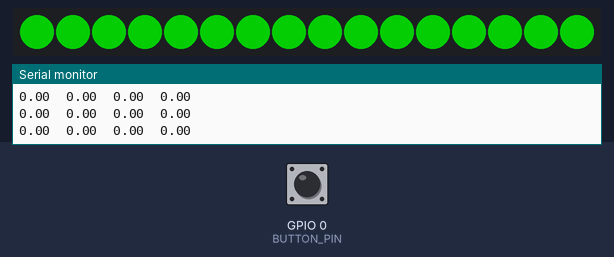
A sketch run on a simulated ESP32-S3. Shown: 16 RGB LEDs in strip order, left to right, the last lines printed to the serial monitor. The inputs (shaded band) are chosen by the test bench; at power-on: GPIO 0 (BUTTON_PIN) HIGH. Dim RGB values are drawn brighter than linear; random numbers use the default seed unless the sketch sets one.

Above: at 1.8 s.
1.9 s: GPIO 0 (BUTTON_PIN) pulled LOW for 1 s
At 3.8 s:
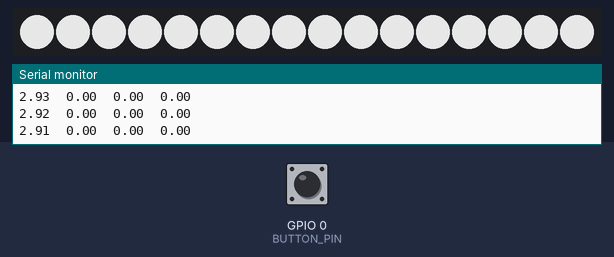
4.4 s: GPIO 0 (BUTTON_PIN) pulled LOW for 3.2 s
At 4.61 s:
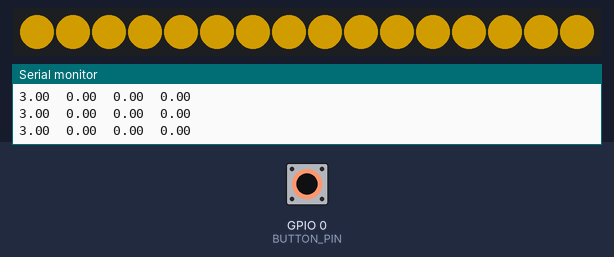
At 34.4 s:
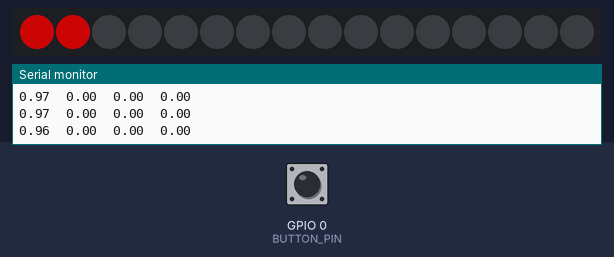
Timing chart, 0 to 35.9 s (numbered marks = the images above; inputs shaded):
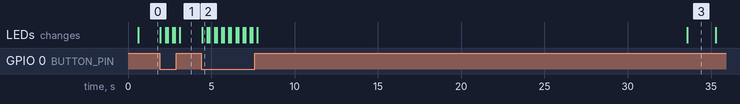

The sketch:

homeostat_equation_node.ino
```cpp
/*
 * PROJECT: Distributed Homeostat -- Room Installation
 * DEVICE:  Equation Node (one per corner, x[DEVICE_ID - 1])
 *
 * One unit of Ashby's homeostat. Owns one state variable x[i] and one
 * row of the coupling matrix k[i][*]. Receives peer x values via ESP-NOW,
 * computes dx/dt, updates x[i], broadcasts back into the room.
 *
 * When |x[i]| exceeds BOUND, this node's S2 fires: randomises its k row
 * and lets the system recover through its new dynamics -- no reset to zero.
 * The system heals by changing the relations among its parts, not by
 * erasing the disturbance. (Ashby / T. Zafiropulos)
 *
 * THREE VISIBLE EVENTS:
 *   Yellow flash  = perturbation received
 *   Red/Blue      = system stress (x moving away from zero)
 *   White flash   = S2 reorganisation event
 *
 * CONFIGURATION:
 *   *** ONLY CHANGE DEVICE_ID BETWEEN FLASHES ***
 *
 * WIRING:
 *   GPIO 4  -> WS2812 LED strip data
 *   GPIO 0  -> Boot button (perturbation input)
 */

#include <esp_now.h>
#include <WiFi.h>
#include <FastLED.h>

// ---- Identity -- CHANGE PER DEVICE ----------------------------------------

const int DEVICE_ID = 1;  // *** CHANGE THIS: 1, 2, 3, or 4 ***

// ---- Config ----------------------------------------------------------------

const int   NUM_NODES             = 4;
const int   NODE_INDEX            = DEVICE_ID - 1;  // DO NOT CHANGE

const int   LED_PIN               = 4;   // DO NOT CHANGE
const int   NUM_LEDS              = 16;  // DO NOT CHANGE
const int   BUTTON_PIN            = 0;   // DO NOT CHANGE

const float BOUND                 = 1.0f;
const float DT                    = 0.06f;
const float K_MAX                 = 0.5f;
const float DIAGONAL_DAMPING      = 0.08f;  // max self-damping; actual is randomised per reconfig
const float PERTURB_MIN           = 5.0f;
const float PERTURB_MAX           = 10.0f;
const float DISPLAY_SCALE         = 1.0f;

const unsigned long BUTTON_DEBOUNCE_MS       = 400;
const unsigned long MIN_RECONFIG_INTERVAL_MS = 200;
const unsigned long PERTURB_FLASH_MS         = 250;
const unsigned long RECONFIG_FLASH_MS        = 300;
const unsigned long BOOT_DELAY_MS            = 600;

// Broadcast address
uint8_t broadcastAddress[] = { 0xFF, 0xFF, 0xFF, 0xFF, 0xFF, 0xFF };

// ---- Message types ---------------------------------------------------------

typedef struct __attribute__((packed)) {
  uint8_t  msg_type;    // 2 = state update
  uint8_t  source_id;   // 1-4
  float    x_value;
} StateMessage;

typedef struct __attribute__((packed)) {
  uint8_t  msg_type;    // 1 = perturbation
  uint8_t  source_id;   // 0 = sensor node
  float    strength;
} KnockMessage;

// ---- Simulation state ------------------------------------------------------

float x[NUM_NODES]            = {0};
float k[NUM_NODES]            = {0};
float x_own                   = 0.0f;

unsigned long lastReconfig     = 0;
unsigned long lastButtonPress  = 0;
unsigned long perturbFlashUntil = 0;
unsigned long reconfigFlashUntil = 0;

bool inPerturbFlash  = false;
bool inReconfigFlash = false;

// ---- LED -------------------------------------------------------------------

CRGB leds[NUM_LEDS];

// ---- ESP-NOW callbacks -----------------------------------------------------

void onReceive(const esp_now_recv_info *info, const uint8_t *data, int len) {
  if (len < 1) return;
  uint8_t msg_type = data[0];

  if (msg_type == 1 && len == sizeof(KnockMessage)) {
    if (NODE_INDEX == 0) {
      KnockMessage *msg = (KnockMessage *)data;
      x_own += msg->strength;
      x[NODE_INDEX] = x_own;
      triggerPerturbFlash();
      Serial.print("[node] Perturbation received: ");
      Serial.println(msg->strength);
    }
  } else if (msg_type == 2 && len == sizeof(StateMessage)) {
    StateMessage *msg = (StateMessage *)data;
    int idx = msg->source_id - 1;
    if (idx >= 0 && idx < NUM_NODES && idx != NODE_INDEX) {
      x[idx] = msg->x_value;
    }
  }
}

void onSent(const wifi_tx_info_t *info, esp_now_send_status_t status) {
  // silent
}

// ---- S2: uniselector -------------------------------------------------------

// Randomises k row with variable diagonal damping -- each organisation
// genuinely different. System recovers through new dynamics, not reset.
void fireUniselector() {
  unsigned long now = millis();
  if (now - lastReconfig < MIN_RECONFIG_INTERVAL_MS) return;

  Serial.println("[S2] Reorganising");

  for (int j = 0; j < NUM_NODES; j++) {
    k[j] = randomFloat(-K_MAX, K_MAX);
  }
  // Diagonal: randomised within damping range -- no two organisations identical
  k[NODE_INDEX] = randomFloat(-DIAGONAL_DAMPING, -DIAGONAL_DAMPING * 0.1f);

  // NO x_own reset -- system recovers through its new dynamics
  lastReconfig = now;
  triggerReconfigFlash();

  Serial.print("[S2] New k: ");
  for (int j = 0; j < NUM_NODES; j++) {
    Serial.print(k[j]); Serial.print(" ");
  }
  Serial.println();
}

// ---- Button ----------------------------------------------------------------

void checkButton() {
  if (digitalRead(BUTTON_PIN) == LOW) {
    unsigned long now = millis();
    if (now - lastButtonPress > BUTTON_DEBOUNCE_MS) {
      float strength = randomFloat(PERTURB_MIN, PERTURB_MAX);
      x_own += strength;
      x[NODE_INDEX] = x_own;
      triggerPerturbFlash();
      broadcastState();  // immediate broadcast before S2 can fire
      lastButtonPress = now;
      Serial.print("[node] Perturbation: ");
      Serial.println(strength);
    }
  }
}

// ---- Integration -----------------------------------------------------------

void stepSimulation() {
  float dx = 0.0f;
  for (int j = 0; j < NUM_NODES; j++) {
    dx += k[j] * x[j];
  }
  x_own += dx * DT;
  // Clamp to prevent runaway divergence
  x_own = constrain(x_own, -BOUND * 3.0f, BOUND * 3.0f);
  x[NODE_INDEX] = x_own;

  if (abs(x_own) > BOUND) fireUniselector();
}

// ---- Broadcast -------------------------------------------------------------

void broadcastState() {
  StateMessage msg;
  msg.msg_type  = 2;
  msg.source_id = DEVICE_ID;
  msg.x_value   = x_own;
  esp_now_send(broadcastAddress, (uint8_t *)&msg, sizeof(msg));
}

// ---- LED -------------------------------------------------------------------

void triggerPerturbFlash() {
  perturbFlashUntil = millis() + PERTURB_FLASH_MS;
  inPerturbFlash = true;
}

void triggerReconfigFlash() {
  reconfigFlashUntil = millis() + RECONFIG_FLASH_MS;
  inReconfigFlash = true;
}

void renderState() {
  unsigned long now = millis();

  // Perturbation: yellow
  if (inPerturbFlash && now < perturbFlashUntil) {
    fill_solid(leds, NUM_LEDS, CHSV(48, 255, 255));
    FastLED.show();
    return;
  }
  inPerturbFlash = false;

  // Reorganisation: white
  if (inReconfigFlash && now < reconfigFlashUntil) {
    fill_solid(leds, NUM_LEDS, CRGB::White);
    FastLED.show();
    return;
  }
  inReconfigFlash = false;

  // Normal: green fading to red/blue
  float magnitude = constrain(fabsf(x_own) * DISPLAY_SCALE, 0.0f, 1.0f);
  int litCount = NUM_LEDS - (int)(magnitude * (NUM_LEDS - 1));
  litCount = constrain(litCount, 1, NUM_LEDS);

  // Dead zone: green if near zero
  uint8_t hue = (x_own > 0.08f)  ? 0   // red: positive
              : (x_own < -0.08f) ? 160  // blue: negative
              : 96;                      // green: near zero

  for (int i = 0; i < NUM_LEDS; i++) {
    if (i < litCount) {
      leds[i] = CHSV(hue, 220, 200);
    } else {
      leds[i] = CRGB::Black;
    }
  }
  FastLED.show();
}

// ---- Plotter ---------------------------------------------------------------

void printPlotter() {
  for (int i = 0; i < NUM_NODES; i++) {
    Serial.print(x[i]);
    if (i < NUM_NODES - 1) Serial.print("\t");
  }
  Serial.println();
}

// ---- Helpers ---------------------------------------------------------------

float randomFloat(float low, float high) {
  return low + (high - low) * ((float)random(0, 10001) / 10000.0f);
}

// ---- Setup -----------------------------------------------------------------

void initK() {
  for (int j = 0; j < NUM_NODES; j++) {
    k[j] = randomFloat(-K_MAX, K_MAX);
  }
  k[NODE_INDEX] = randomFloat(-DIAGONAL_DAMPING, -DIAGONAL_DAMPING * 0.1f);
}

void setup() {
  delay(BOOT_DELAY_MS * DEVICE_ID);

  Serial.begin(115200);
  Serial.print("[node] Homeostat node ");
  Serial.print(DEVICE_ID);
  Serial.println(" booting...");

  randomSeed(esp_random());
  pinMode(BUTTON_PIN, INPUT_PULLUP);

  FastLED.addLeds<WS2812, LED_PIN, GRB>(leds, NUM_LEDS);
  FastLED.setBrightness(180);
  fill_solid(leds, NUM_LEDS, CRGB::Black);
  FastLED.show();

  WiFi.mode(WIFI_STA);
  WiFi.disconnect();

  Serial.print("MAC: ");
  Serial.println(WiFi.macAddress());

  if (esp_now_init() != ESP_OK) {
    Serial.println("[node] ESP-NOW init failed. Halting.");
    while (true) delay(1000);
  }

  esp_now_register_recv_cb(onReceive);
  esp_now_register_send_cb(onSent);

  esp_now_peer_info_t peerInfo = {};
  memcpy(peerInfo.peer_addr, broadcastAddress, 6);
  peerInfo.channel = 0;
  peerInfo.encrypt = false;
  esp_now_add_peer(&peerInfo);

  initK();

  Serial.print("[node] x[");
  Serial.print(NODE_INDEX);
  Serial.println("] ready. Listening to the room.");
}

// ---- Loop ------------------------------------------------------------------

void loop() {
  checkButton();
  stepSimulation();
  broadcastState();
  renderState();
  printPlotter();
  delay(60);
}

/*
 * FLASH INSTRUCTIONS:
 *   Board:    ESP32S3 Dev Module
 *   USB Mode: Hardware CDC and JTAG
 *   Libraries: FastLED
 *
 *   Change DEVICE_ID only:
 *     Corner 1 -> DEVICE_ID = 1  (receives sensor perturbation)
 *     Corner 2 -> DEVICE_ID = 2
 *     Corner 3 -> DEVICE_ID = 3
 *     Corner 4 -> DEVICE_ID = 4
 */
```

Measured:
- after the input at 1.9 s, the LEDs: first change after 0.05 s (image 1 shows a later state)
